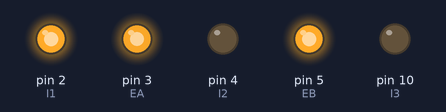
Recording of a sketch running on a simulated Arduino Uno, built with avr-gcc and run on an emulated ATmega328P. Parts: output pins drawn as LEDs (lit = HIGH). What the sketch prints to the serial monitor is not drawn.

Above: at 0.6 s.
Timing chart, 0 to 2.1 s (numbered marks = the images above):
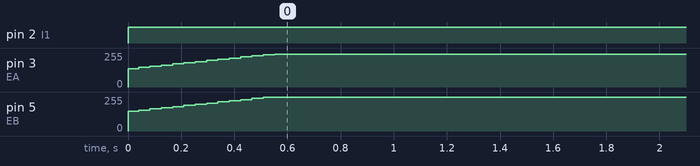

Measured:
- by itself, pin 2 (I1): LOW → HIGH at 0.00 s
- by itself, pin 3 (EA): moves from 0/255 to 245/255 over 0.55 s
- by itself, pin 5 (EB): moves from 0/255 to 255/255 over 0.55 s

The sketch:

PI_Controller_Test.ino
```cpp
// Wheel PWM pin (must be a PWM pin)
int EA = 3;

int EB = 5;

// Wheel direction digital pins
int I1 = 2;
int I2 = 4;

int I3 = 10;
int I4 = 9;

// Motor PWM command variable [0-255]
int R_u = 0;
int L_u = 0;

// Left wheel encoder digital pins
const byte R_SIGNAL_A = 13;
const byte R_SIGNAL_B = 12;

const byte L_SIGNAL_A = 6;
const byte L_SIGNAL_B = 7;


// Encoder ticks per (motor) revolution (TPR)
const int TPR = 3000;

// Wheel radius [m]
const double RHO = 0.0625;
double ell = 0.2775;

// Counter to keep track of encoder ticks [integer]
volatile long R_encoder_ticks = 0;
volatile long L_encoder_ticks = 0;

// Variable to store estimated angular rate of left wheel [rad/s]
double omega_R = 0.0;
double omega_L = 0.0;

// Variable to store estimated translational rate of left wheel [m/s]

double v_R = 0.0;
double v_L = 0.0;

// Sampling interval for measurements in milliseconds
const int T = 100;

// Counters for milliseconds during interval
long t_now = 0;
long t_last = 0;
//desired speed and proportional constant
double v_desired = .35;
double KP = 400;

double KI = 25;
double L_int_prev = 0;
double R_int_prev = 0;
//turning contstant
double KO = 10;
double t_desired = 1;
double t_v_desired = 1;
// This function is called when SIGNAL_A goes HIGH
void R_decodeEncoderTicks()
{
  if (digitalRead(R_SIGNAL_B) == LOW)
  {
    // SIGNAL_A leads SIGNAL_B, so count one way
    R_encoder_ticks--;
  }
  else
  {
    // SIGNAL_B leads SIGNAL_A, so count the other way
    R_encoder_ticks++;
  }
}

void L_decodeEncoderTicks()
{
  if (digitalRead(L_SIGNAL_B) == LOW)
  {
    // SIGNAL_A leads SIGNAL_B, so count one way
    L_encoder_ticks--;
  }
  else
  {
    // SIGNAL_B leads SIGNAL_A, so count the other way
    L_encoder_ticks++;
  }
}

double compute_vehicle_rate(double v_L, double v_R)
{
  double omega;
  omega = 1.0 / ell * (v_L - v_R);  //defines positive rate as right turn
  return omega;
}
//linear speed error
double e_now(double v, double v_desired)
{
  double error = v_desired - v;
  return error;
}
//integral error for linear speed
double e_int(double v_desired, double v, double prev)
{
  double integral = 0;
  integral = e_now(v, v_desired);
  integral += prev;
  return integral;
}
//PI controller for linear speed
float PI_controller(double e_now, double k_P, double e_int, double k_I)
{
  float u;
  u = (float)(k_P * e_now + k_I * e_int);
  if (u == 255 || u == (-255))
  {
    u = (k_P * e_now);
  }
  if (u > 255)
  {
    u = 255;
  }
  else if (u < -255)
  {
    u = -255;
  }

  return u;
}
//turning rate error
double e_turn(double omega, double omega_desired)
{
  double error = omega_desired - omega;  //for desired = 1, error = 1
  return error;
}
//P controller for turning rate (CALCULATE OFFSET U)
float P_turn(double e_turn, double K_turn)  //for error = 1 (TURN HARDER, BIGGER OFFSET)
{                                           //for error = -1 (BRING OFFSET DOWN)
  float u_offset;                           //no error, keep offset
  u_offset = (float)(K_turn * e_turn);
  if (u_offset > 255)
  {
    u_offset = 255;
  }
  else if (u_offset < -255)
  {
    u_offset = -255;
  }

  return u_offset;
}
void setup()
{
  // Open the serial port at 9600 bps
  Serial.begin(9600);

  // Set the pin modes for the motor driver
  pinMode(EA, OUTPUT);
  pinMode(I1, OUTPUT);
  pinMode(I2, OUTPUT);

  pinMode(EB, OUTPUT);
  pinMode(I2, OUTPUT);
  pinMode(I3, OUTPUT);

  // Set the pin modes for the encoders
  pinMode(R_SIGNAL_A, INPUT);
  pinMode(R_SIGNAL_B, INPUT);

  pinMode(L_SIGNAL_A, INPUT);
  pinMode(L_SIGNAL_B, INPUT);

  // Every time the pin goes high, this is a pulse
  attachInterrupt(digitalPinToInterrupt(R_SIGNAL_A), R_decodeEncoderTicks, RISING);
  attachInterrupt(digitalPinToInterrupt(L_SIGNAL_A), L_decodeEncoderTicks, RISING);

  // Print a message
  Serial.print("Program initialized.");
  Serial.print("\n");
}

void loop()
{
  // Get the elapsed time [ms]
  t_now = millis();

  if (t_now - t_last >= T)
  {
    // Estimate the rotational speed [rad/s]
    omega_R = -2.0 * PI * ((double)R_encoder_ticks / (double)TPR) * 1000.0 / (double)(t_now - t_last);
    omega_L = 2.0 * PI * ((double)L_encoder_ticks / (double)TPR) * 1000.0 / (double)(t_now - t_last);

    v_R = omega_R * 0.0625;
    v_L = omega_L * 0.0625;


    // Record the current time [ms]
    t_last = t_now;

    // Reset the encoder ticks counter
    R_encoder_ticks = 0;
    L_encoder_ticks = 0;


  }


  // Set the wheel motor PWM command [0-255]

  if (t_desired > 0)
  {
    L_u = (int)(PI_controller(e_now(v_L, v_desired), KP, e_int(v_desired, v_L, L_int_prev), KI));
    R_u = (int)(L_u - P_turn(e_turn(compute_vehicle_rate(v_L,v_R),t_desired),KO));
  }
  else if (t_desired < 0){
    R_u = (int)(PI_controller(e_now(v_L, v_desired), KP, e_int(v_desired, v_L, L_int_prev), KI));
    L_u = (int)(R_u - P_turn(e_turn(compute_vehicle_rate(v_L,v_R),t_desired),KO));
  }
  else {
    L_u = (int)(PI_controller(e_now(v_L, v_desired), KP, e_int(v_desired, v_L, L_int_prev), KI));
    R_u = (int)(PI_controller(e_now(v_R, v_desired), KP, e_int(v_desired, v_R, R_int_prev), KI));
  }

  L_int_prev = e_int(v_desired, v_L, L_int_prev);
  R_int_prev = e_int(v_desired, v_R, R_int_prev);

  // Select a direction

  if (R_u < 0)
  {
    R_u = R_u * -1;
    digitalWrite(I1, LOW);
    digitalWrite(I2, HIGH);
  }
  else
  {
    digitalWrite(I1, HIGH);
    digitalWrite(I2, LOW);
  }
  if (L_u < 0)
  {
    L_u = L_u * -1;
    digitalWrite(I3, HIGH);
    digitalWrite(I4, LOW);
  }
  else
  {
    digitalWrite(I3, LOW);
    digitalWrite(I4, HIGH);
  }


  Serial.print("Vehicle Rate: ");
  Serial.print(compute_vehicle_rate(v_L, v_R));
  Serial.print(" rad/s");
  Serial.print("\t");
  Serial.print("Rate Adj: ");
  Serial.print(P_turn(e_turn(compute_vehicle_rate(v_L, v_R), t_desired), KO));
  Serial.print("\n");


  // PWM command to the motor driver
  analogWrite(EA, R_u);
  analogWrite(EB, L_u);
}
```
